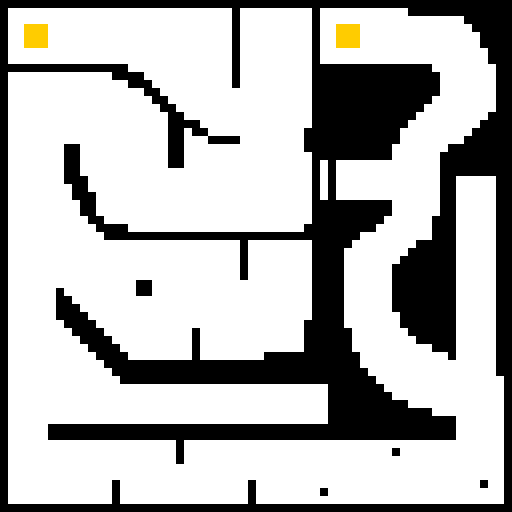

A level layout from a 2D game, rendered from its tile map. Below: a short description, then the map file with tile-grid data replaced by summaries:
An orthogonal 64x64 tile map with 8x8 px tiles, 2 tile layers (PATH, COLISION) and 2 objects.

<map version="1.0" orientation="orthogonal" renderorder="right-down" width="64" height="64" tilewidth="8" tileheight="8" nextobjectid="11">
 <tileset firstgid="1" name="net216" tilewidth="8" tileheight="8">
  <image source="net216.gif" width="292" height="196" />
 </tileset>
 <layer name="PATH" width="64" height="64">
  <data>[4096 cells, 4096 non-empty, 2 distinct tile ids]</data>
 </layer>
 <layer name="COLISION" width="64" height="64">
  <data>[4096 cells, 1245 non-empty, 2 distinct tile ids]</data>
 </layer>
 <objectgroup name="START" visible="0">
  <object id="1" x="23.3585" y="24.8793" width="24.7848" height="22.269">
   <ellipse />
  </object>
 </objectgroup>
 <objectgroup name="FINISH" visible="0">
  <object id="8" x="335.841" y="24.1121" width="24.3343" height="24.6124">
   <ellipse />
  </object>
 </objectgroup>
</map>